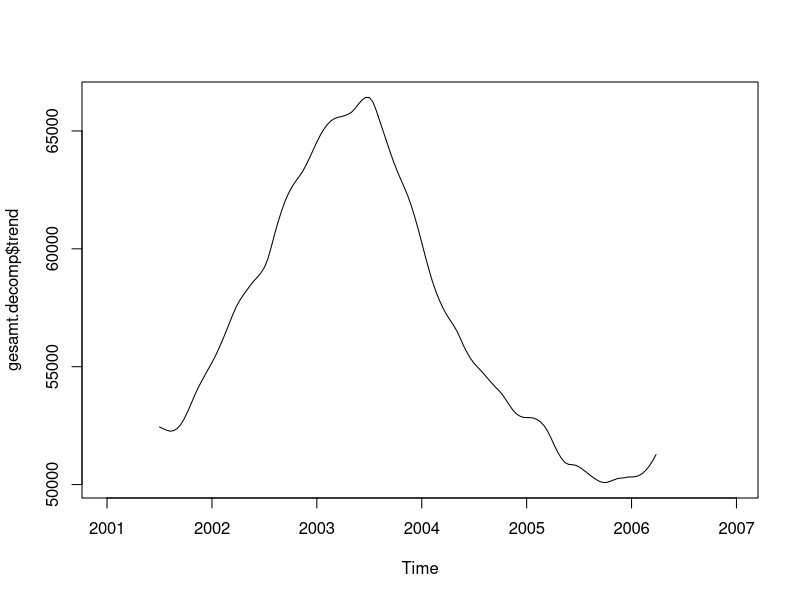
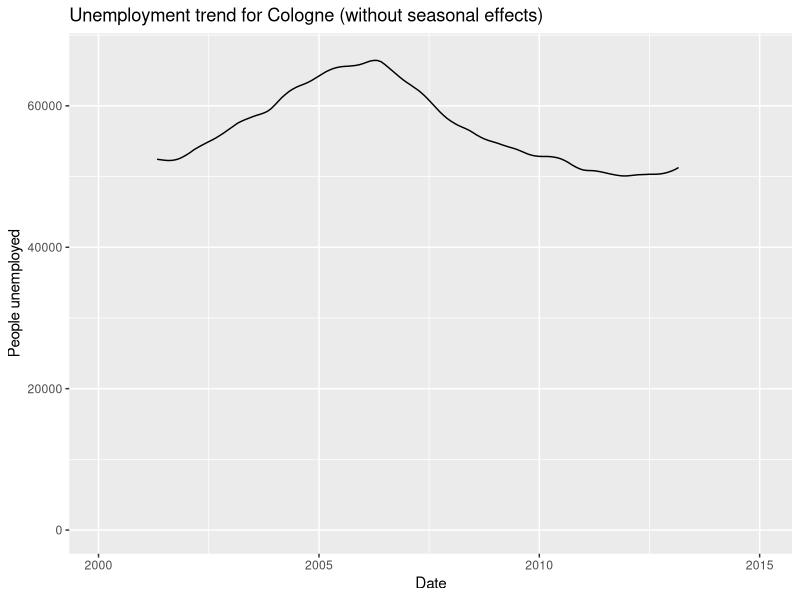
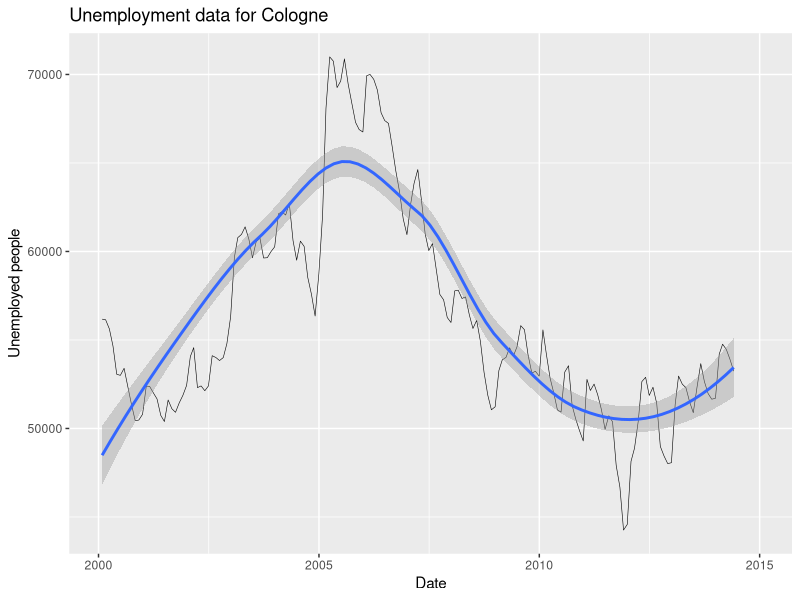
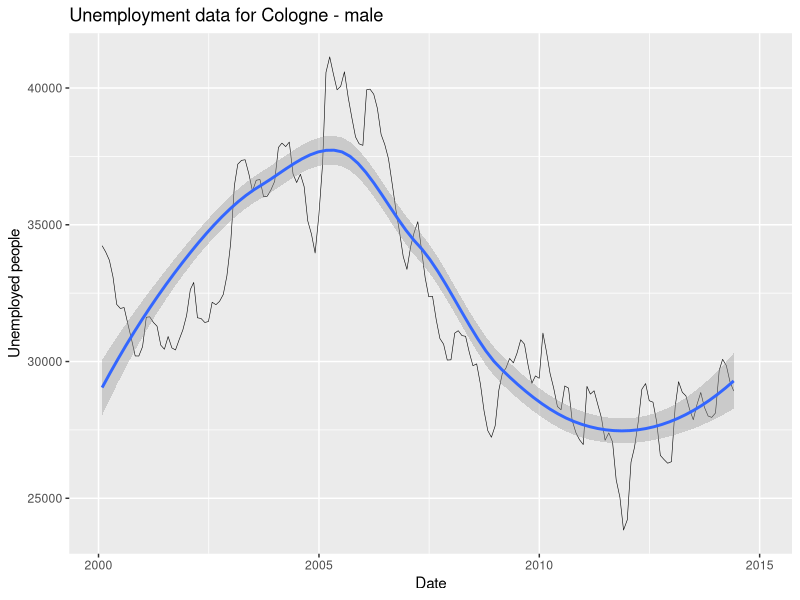
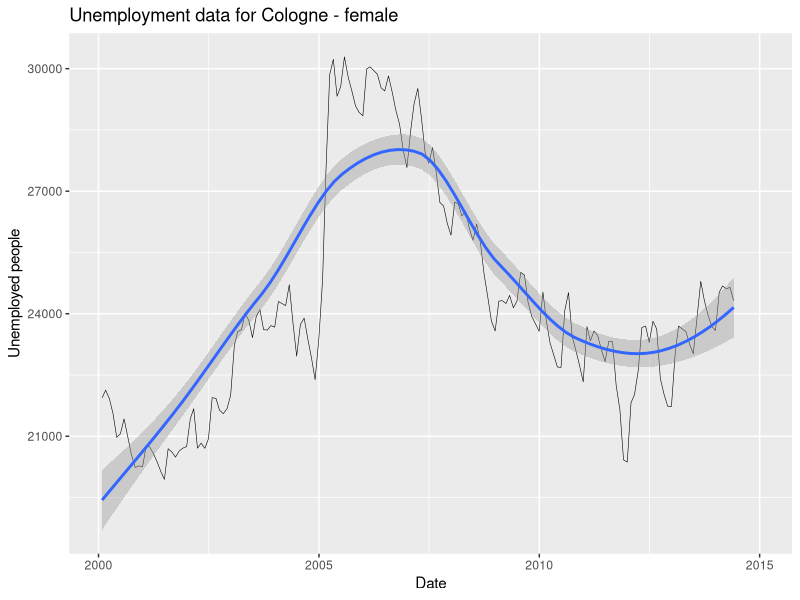
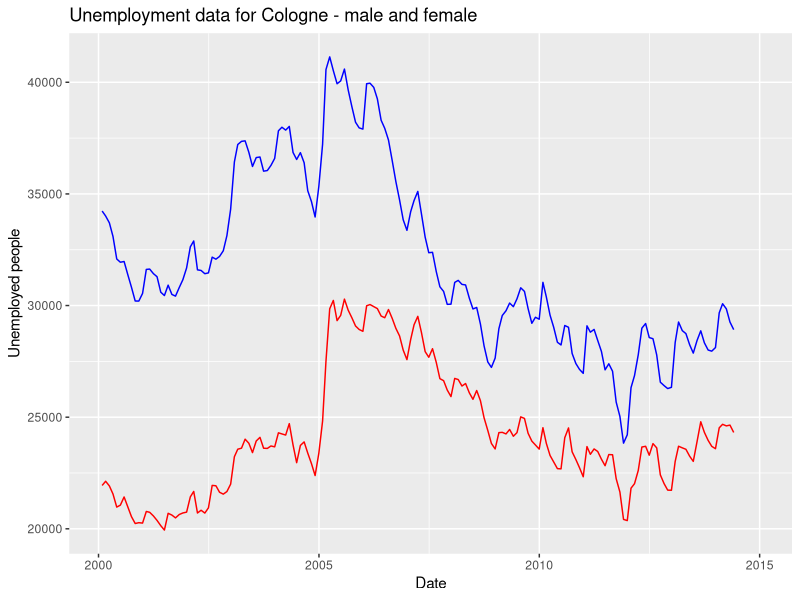
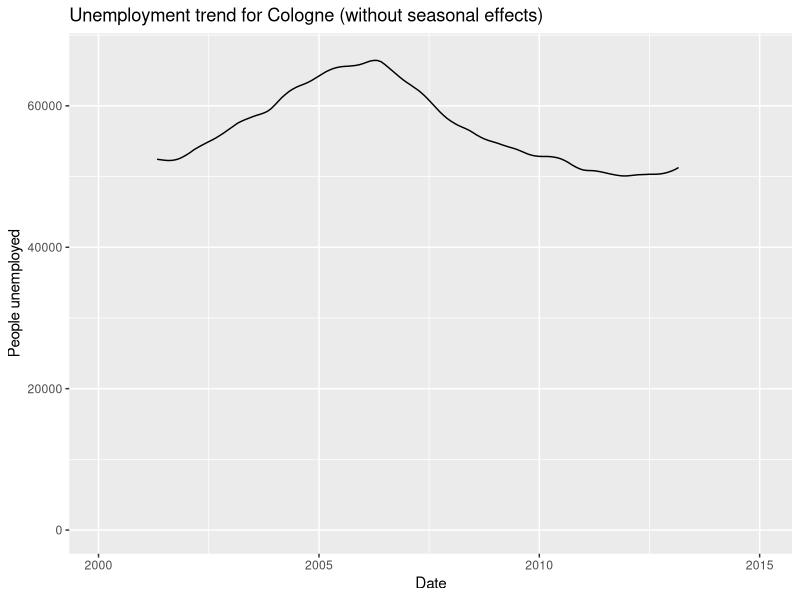

Recreate these plots in R, in order.
# Some analysis of employment data

# import dependencies
require(zoo)
require(ggplot2)
require(splines)
require(MASS)

unemployed.df <- read.csv("13211-03ir.csv")
unemployed.df$datum <- as.Date(as.character(unemployed.df$datum), format="%Y-%m-%d")

# create temperature time series using zoo package (for whatever reason)
unemployed.gesamt.zoo <- with(unemployed.df, zoo(gesamt, order.by = unemployed.df$datum))

# create temperature time series as ts object and analyse
unemployed.gesamt.ts <- ts(unemployed.df$gesamt, frequency=30, start=c(2000, 31))
gesamt.decomp <- decompose(unemployed.gesamt.ts)
plot(gesamt.decomp$trend)
gesamt.decomp.trend.df <- as.data.frame(matrix(gesamt.decomp$trend))
gesamt.decomp.trend.df$datum <- unemployed.df$datum
ggplot(data=gesamt.decomp.trend.df, aes(x=datum, y = V1)) +
  geom_line(weight=0.2) +
  ggtitle("Unemployment trend for Cologne (without seasonal effects)") +
  xlab("Date") +
  ylim(0, max(gesamt.decomp.trend.df$V1, na.rm=TRUE) + 500) +
  ylab("People unemployed")
ggsave(filename="unemployment_trend.png", width=7, height=5, dpi=100)

# Time series plot of "gesamt"
ggplot(unemployed.df, aes(datum, gesamt)) + geom_line(size=0.2) + geom_smooth() + ggtitle("Unemployment data for Cologne") + xlab("Date") + ylab("Unemployed people")

# Time series plot of "maennlich"
ggplot(unemployed.df, aes(datum, maennlich)) + geom_line(size=0.2) + geom_smooth() + ggtitle("Unemployment data for Cologne - male") + xlab("Date") + ylab("Unemployed people")

# Time series plot of "weiblich"
ggplot(unemployed.df, aes(datum, weiblich)) + geom_line(size=0.2) + geom_smooth() + ggtitle("Unemployment data for Cologne - female") + xlab("Date") + ylab("Unemployed people")

# maennlich and weiblich
ggplot(unemployed.df, aes(datum)) +
  geom_line(aes(y=maennlich), color="blue") +
  geom_line(aes(y=weiblich), color="red") + 
  ggtitle("Unemployment data for Cologne - male and female") +
  xlab("Date") +
  ylab("Unemployed people")

